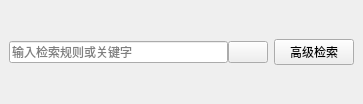
<?xml version="1.0" encoding="UTF-8"?>
<ui version="4.0">
 <class>WidgetSearch</class>
 <widget class="QWidget" name="WidgetSearch">
  <property name="geometry">
   <rect>
    <x>0</x>
    <y>0</y>
    <width>363</width>
    <height>104</height>
   </rect>
  </property>
  <property name="windowTitle">
   <string>Form</string>
  </property>
  <layout class="QGridLayout" name="gridLayout">
   <property name="leftMargin">
    <number>0</number>
   </property>
   <property name="topMargin">
    <number>0</number>
   </property>
   <property name="rightMargin">
    <number>0</number>
   </property>
   <property name="bottomMargin">
    <number>0</number>
   </property>
   <property name="spacing">
    <number>0</number>
   </property>
   <item row="0" column="0">
    <widget class="QWidget" name="widgetSearchBase" native="true">
     <layout class="QGridLayout" name="gridLayout_2">
      <property name="topMargin">
       <number>0</number>
      </property>
      <property name="bottomMargin">
       <number>0</number>
      </property>
      <property name="verticalSpacing">
       <number>0</number>
      </property>
      <item row="0" column="0">
       <layout class="QHBoxLayout" name="horizontalLayout">
        <item>
         <widget class="QLineEdit" name="tbSearchParameter">
          <property name="placeholderText">
           <string>输入检索规则或关键字</string>
          </property>
         </widget>
        </item>
        <item>
         <widget class="QPushButton" name="btnSearch">
          <property name="text">
           <string/>
          </property>
         </widget>
        </item>
       </layout>
      </item>
      <item row="0" column="1">
       <widget class="QPushButton" name="btnComplexSearch">
        <property name="text">
         <string>高级检索</string>
        </property>
       </widget>
      </item>
     </layout>
    </widget>
   </item>
  </layout>
 </widget>
 <resources/>
 <connections/>
</ui>
